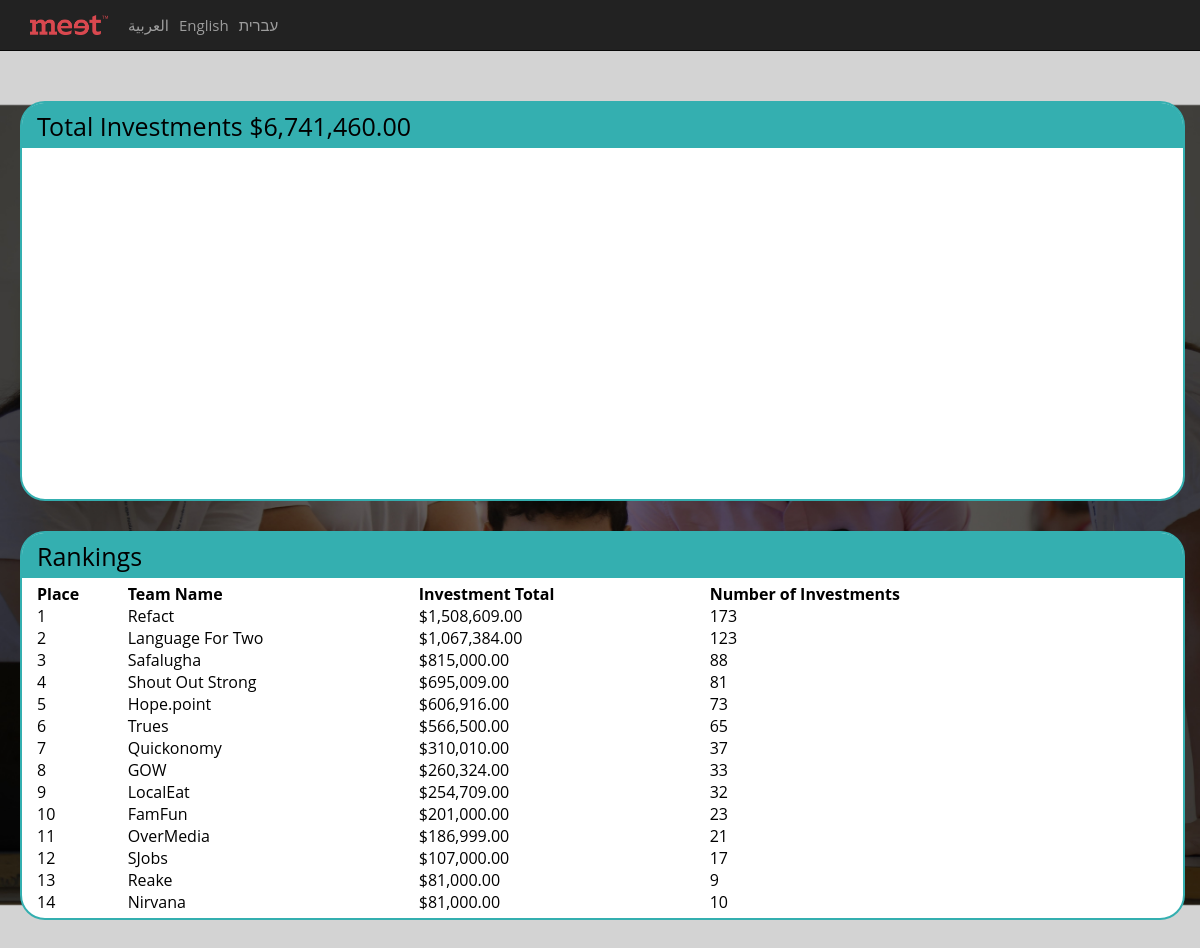
Screenshot of /viewResults with the database file from the repository.
### models.py (models this page shows, shortened)
class Team(Base):
        __tablename__ = 'team'
        id = Column(Integer, primary_key=True)
        name = Column(String(255))
        photo = Column(String(255), unique=False)
        students = relationship("User", back_populates = "team")
        product = relationship("Product",uselist=False, back_populates = "team")
        email = Column(String(255))
        password = Column(String(255))

### webapp.py (the view)
@app.route("/viewResults")
def viewResults():
	now = datetime.datetime.now().date()
	if now < get_end_date():
			flash(Markup("This page is not available until the campaign has ended."))
			return redirect(request.referrer)
	products = get_products()
	totals = []
	rankdict = dict()
	investorsdict = dict()
	for product in products:
			total_investments = 0.0
			for inv in product.investments:
					total_investments += inv.amount
			totals.append(total_investments)
			rankdict[product.team.name] = total_investments
			investorsdict[product.team.name] = len(product.investments)
	rankings = sorted(rankdict.items(), key=operator.itemgetter(1),reverse=True)
	return render_template('publicdashboard.html', totals = totals, products = products, rankings = rankings, investorsdict = investorsdict)

### database.py (called while the page is built)
def get_products():
    return session.query(Product).all()

def get_end_date():
    return session.query(Timeline).first().end_date.date()

### templates/publicdashboard.html (shortened to what this page needs)
		 <head>
		 	<link rel="stylesheet" href="https://maxcdn.bootstrapcdn.com/bootstrap/3.3.7/css/bootstrap.min.css">
			<link rel="stylesheet" href="{{url_for('static', filename='style.css')}}">
			<link rel="stylesheet" href="{{url_for('static', filename='style_dashboard.css')}}">
		 </head>
<nav class="navbar navbar-inverse navbar-fixed-top">
    <div class="container">
      <div class="navbar-header">
        <a class="navbar-brand" href="/brandClick">
          <img alt="Brand Meet_Logoredv" src="{{url_for('static', filename='meet_logo_1.png')}}" style="max-height: 100%;">
        </a>
      </div>
      <div class="collapse navbar-collapse" id="navbar-collapse-1">
      	<ul class="nav navbar-nav navbar-left flags">
          <li><a href="{{url_for('changeLanguage', language = 'ar')}}">العربية</a></li>
          <li><a href="{{url_for('changeLanguage', language = 'en')}}">English</a></li>
          <li><a href="{{url_for('changeLanguage', language = 'he')}}">עברית</a></li>
        </ul>
      </div>
    </div>
  </nav>
{% if session['language'] == 'he' %}
	<div style="text-align:right;">
		<div class="row" style="">
			<div class="roundbox box_teal" style="width: calc(100% - 40px); height: 400px;">
				<div class = "box_header bkgnd_teal">
					{{"${:,.2f}".format(totals|sum)}} סך כל ההשקעות
				</div>
				<div class = "box_body" style="width: calc(100% - 50px); height: calc(100% - 55px)">
					<div id="chartContainer" style="margin:auto; height: calc(100% - 20px); max-height: 400; width: calc(100% - 20px); min-width: 1200;"></div>
					<script src="https://canvasjs.com/assets/script/canvasjs.min.js"></script>
				</div>
			</div>
		</div>
		<div class="row" style="">
			<div class="roundbox box_teal" style="width: calc(100% - 40px);">
				<div class = "box_header bkgnd_teal">
					 דירוגים
				</div>
				<div class = "box_body" style="width: calc(100% - 50px);">
					<table style="width:100%;text-align:left; align-self: right">
						<tr>
							<th>	מספר ההשקעות	</th>
							<th>סה"כ השקעה</th>
							<th>	שם קבוצה	</th>
							<th> מיקום </th>
						</tr>
						{% for product in rankings%}
							<tr>
								<td>			{{investorsdict[product[0]]}}		</td>
								<td>			{{"${:,.2f}".format(product[1])}}		</td>
								<td>			{{product[0]}}		</td>
								<td>			{{loop.index}}		</td>
							</tr>
						{%endfor%}
						</table>
				</div>
			</div>
		</div>
	</div>
{% else %}
	<div >
		<div class="row" style="">
			<div class="roundbox box_teal" style="width: calc(100% - 40px); height: 400px;">
				<div class = "box_header bkgnd_teal">
					Total Investments {{"${:,.2f}".format(totals|sum)}}
				</div>
				<div class = "box_body" style="width: calc(100% - 50px); height: calc(100% - 55px)">
					<div id="chartContainer" style="margin:auto; height: calc(100% - 20px); max-height: 400; width: calc(100% - 20px); min-width: 1200;"></div>
				</div>
			</div>
		</div>
		<div class="row" style="">
			<div class="roundbox box_teal" style="width: calc(100% - 40px);">
				<div class = "box_header bkgnd_teal">
					  Rankings
				</div>
				<div class = "box_body" style="width: calc(100% - 50px);">
					<table style="width:100%;text-align:left;padding: 15px">
					<tr>
						<th>Place</th>
						<th>Team Name</th>
						<th>Investment Total</th>
						<th>Number of Investments</th>
					</tr>
					{% for product in rankings%}
						<tr>
							<td>			{{loop.index}}		</td>
							<td>			{{product[0]}}		</td>
							<td>			{{"${:,.2f}".format(product[1])}}		</td>
							<td>			{{investorsdict[product[0]]}}		</td>
						</tr>
					{%endfor%}
					</table>
				</div>
			</div>
		</div>
{% endif %}

### static/style.css (style rules this page uses)
.flags>li>a { color: #fff; padding-left: 5px; padding-right: 5px; font-family: 'Open Sans', sans-serif; }
ul li { line-height: 34px; color: #fff; font-size: 15px; font-family: 'Open Sans', sans-serif; }

### static/style_dashboard.css (style rules this page uses)
li { color:black; }
ul { color:black; }
.roundbox { border: 2px solid #D9484F; background: white; border-radius: 25px; margin: 10px; margin-right: 0px; margin-bottom: 0px; float: left; }
.box_teal { border: 2px solid #34AFB0; }
.box_header { border-radius: 22px 22px 0px 0px; font-size: 25px; height: 45px; background:#D9484F; padding: 5px; padding-left: 15px; padding-right: 15px; padding-top: 5px; }
.box_body { padding: 5px; padding-left: 15px; padding-right: 15px; overflow: auto;" }
.bkgnd_teal { background: #34AFB0; }
.row { margin-left: 10px; margin-top: 20px; margin-bottom: 20px; }

### rows the page displays
Team: name "Refact", product "$1,508,609.00", name "173"
Team: name "Language For Two", product "$1,067,384.00", name "123"
Team: name "Safalugha", product "$815,000.00", name "88"
Team: name "Shout Out Strong", product "$695,009.00", name "81"
Team: name "Hope.point", product "$606,916.00", name "73"
Team: name "Trues", product "$566,500.00", name "65"
Team: name "Quickonomy", product "$310,010.00", name "37"
Team: name "GOW", product "$260,324.00", name "33"
Team: name "LocalEat", product "$254,709.00", name "32"
Team: name "FamFun", product "$201,000.00", name "23"
Team: name "OverMedia", product "$186,999.00", name "21"
Team: name "SJobs", product "$107,000.00", name "17"
Team: name "Reake", product "$81,000.00", name "9"
Team: name "Nirvana", product "$81,000.00", name "10"

### other values shown
{{ "${:,.2f}".format(totals|sum) }} "$6,741,460.00"
